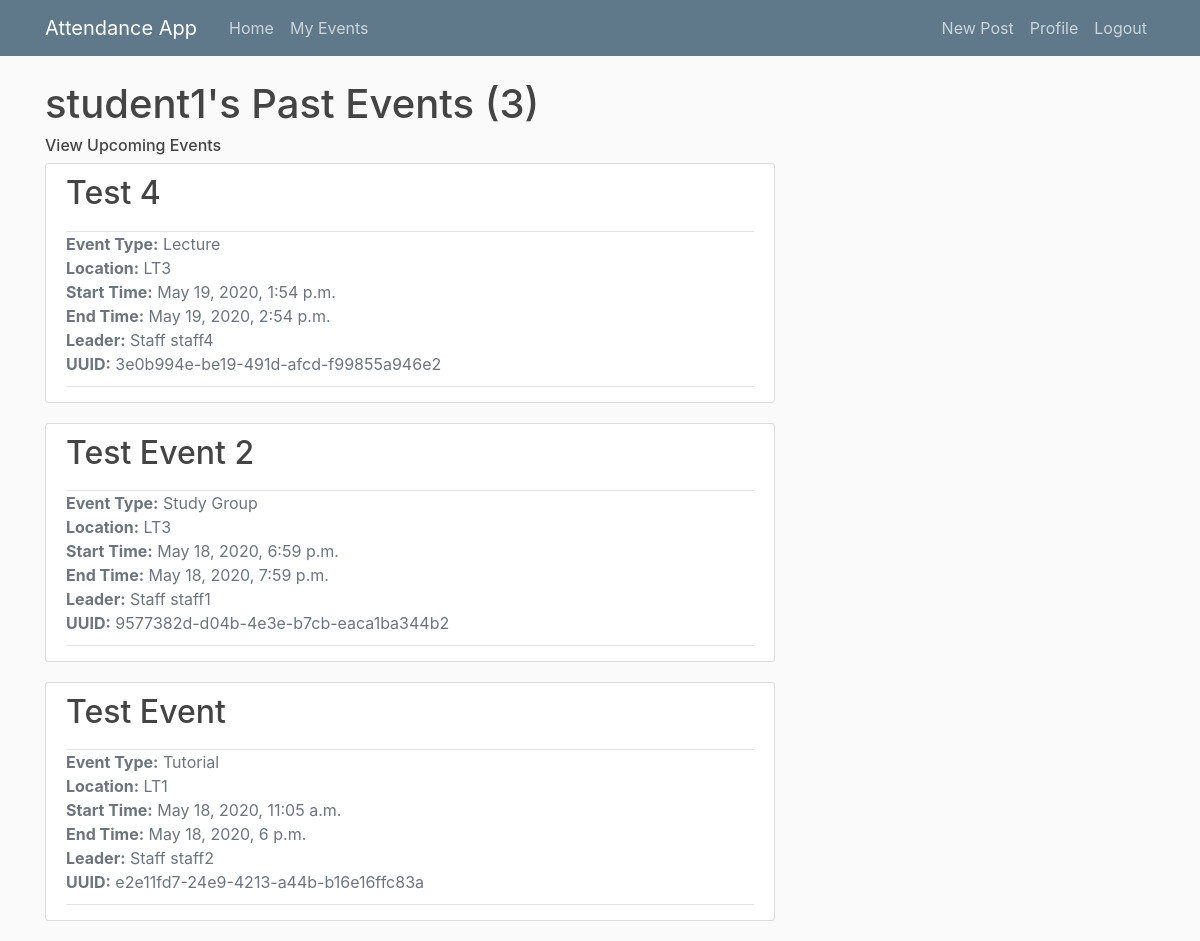
The app's page /student1/events/past/ (signed in) with its own data.
### main/models.py (models this page shows, shortened)
class Event(models.Model):
    EVENT_TYPES = (
        ('LE', 'Lecture'),
        ('EX', 'Examination'),
        ('TU', 'Tutorial'),
        ('SG', 'Study Group')
    )
    title = models.CharField(max_length = 100)
    event_type = models.CharField(max_length=2, choices=EVENT_TYPES) # Lecture, tutorial, exam or study group
    start_time = models.DateTimeField(default = timezone.now)
    end_time = models.DateTimeField(default = one_hour_ahead)
    location = models.CharField(max_length = 100, null = True)
    leader = models.ForeignKey(Staff, on_delete=models.CASCADE, related_name = 'staff_leader') # Leader must be a staff member
    attendees = models.ManyToManyField(Student, related_name='student_attendees')
    auth_uuid = models.UUIDField(default=uuid.uuid4, editable = False) # Generates authentication hash
    def happening_now(self):
        if timezone.now() >= self.start_time and timezone.now() < self.end_time:
            return True

### users/models.py (models this page shows)
class Staff(models.Model):
    user = models.OneToOneField(User,  on_delete=models.CASCADE) # Each Staff object maps to one account and vice versa
    def __str__(self):
        return f'Staff {self.user.username}'
    class Meta:
        verbose_name_plural = 'Staff' # otherwise default in admin page would be 'Staffs'

### main/views.py (the view)
# urls.py: path('<str:username>/events/past/', UserPastEventListView.as_view(), name='user-past-events'),
class UserPastEventListView(LoginRequiredMixin, UserPassesTestMixin, ListView):
    model = Event
    template_name = 'main/user_past_events.html'
    context_object_name = 'events'
    paginate_by = 5
    def get_queryset(self):
        user = get_object_or_404(User, username=self.kwargs.get('username')) # Class based view so requires kwargs.get to extract from URL
        return Event.objects.filter(attendees=user.student, end_time__lte=timezone.now()).order_by('-start_time')
    def test_func(self):
        active_user = self.request.user
        if active_user.groups.filter(name="Admin") or active_user.groups.filter(name="Staff"):
            return True
        else:
            return False

### main/templates/main/user_past_events.html
{% extends 'main/events.html' %}
{% block upcoming_or_past %}
    <h1><a href="{% url 'user-profile' view.kwargs.username %}">{{ view.kwargs.username }}</a>'s Past Events ({{ page_obj.paginator.count }})</h1>
    <h6><a class="subtitle" href="{% url 'user-events' view.kwargs.username %}">View Upcoming Events</a></h6>
{% endblock upcoming_or_past %}

### main/templates/main/events.html (shortened to what this page needs)
{% extends 'main/base.html' %}
{% block content %}
    {% block upcoming_or_past %}{% endblock upcoming_or_past %}
    {% for event in events %}
        <article class="media content-section">
            <div class="media-body">
                <div class="article-header">
                    <h2><a class="article-title" href="{% url 'event-detail' event.id %}">{{ event.title }}</a></h2>
                </div>
                <div class="article-metadata">
                    <ul class="list-unstyled">
                        <li class="text-secondary"><b>Event Type:</b> {{ event.get_event_type_display }}</li>
                        <li class="text-muted"><b>Location:</b> {{ event.location }}</li>
                        <li class="text-muted"><b>Start Time:</b> {{ event.start_time }}</li>
                        <li class="text-muted"><b>End Time:</b> {{ event.end_time }}</li>
                        <li class="text-muted"><b>Leader:</b> {{ event.leader }}</li>
                        <li class="text-muted"><b>UUID:</b> {{ event.auth_uuid }}</li>
                    </ul>
                </div>
            </div>
        </article>
    {% endfor %}
{% endblock content %}

### main/static/main/main.css (style rules this page uses)
body { background: #fafafa; color: #333333; margin-top: 5rem; }
h1, h2, h3, h4, h5, h6 { color: #444444; }
h1 a { color: #444444; }
ul { margin: 0; }
.subtitle { color: #444444; }
.content-section { background: #ffffff; padding: 10px 20px; border: 1px solid #dddddd; border-radius: 3px; margin-bottom: 20px; }
.article-header { padding-bottom: 10px; border-bottom: 1px solid #e3e3e3; }
.article-header .article-title { color: #444444; }
.article-metadata { padding-bottom: 10px; margin-bottom: 5px; border-bottom: 1px solid #e3e3e3 }

### records on screen
Event: title "Test 4", event_type "Lecture", location "LT3", start_time "May 19, 2020, 1:54 p.m.", end_time "May 19, 2020, 2:54 p.m.", leader "Staff staff4", auth_uuid "3e0b994e-be19-491d-afcd-f99855a946e2"
Event: title "Test Event 2", event_type "Study Group", location "LT3", start_time "May 18, 2020, 6:59 p.m.", end_time "May 18, 2020, 7:59 p.m.", leader "Staff staff1", auth_uuid "9577382d-d04b-4e3e-b7cb-eaca1ba344b2"
Event: title "Test Event", event_type "Tutorial", location "LT1", start_time "May 18, 2020, 11:05 a.m.", end_time "May 18, 2020, 6 p.m.", leader "Staff staff2", auth_uuid "e2e11fd7-24e9-4213-a44b-b16e16ffc83a"

### other values on screen
{{ view.kwargs.username }} "student1"
{{ page_obj.paginator.count }} "3"
